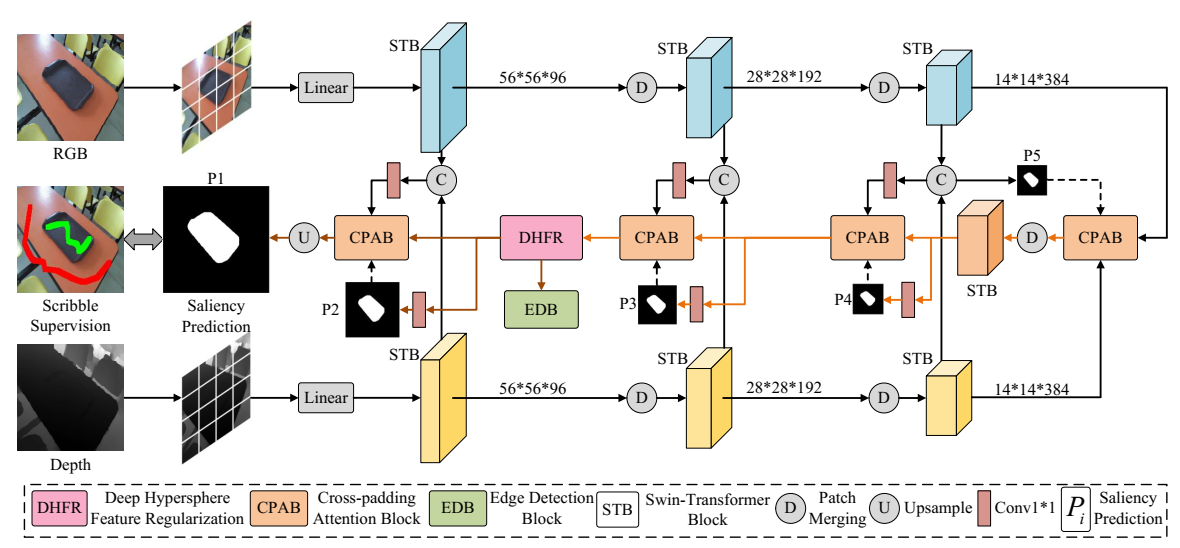
#> input picture asset/overview.png, 1180 x 548 px
$ python -i transforms.py   (imports and definitions only)
#> lines starting #> are read from the running program, lines starting #| are printed output that depends on the picture
#> further down, picture is the input picture: PIL image 1180x548 RGB; mean R, G, B 225.9, 222.6, 219
"""Utility functions to process images.
"""

import numpy as np
import cv2
from PIL import Image
from PIL import ImageEnhance
import random


# [276 lines left out: functions resize, random_resize, mirror, random_mirror, resize_with_interpolation, resize_to_scale and 5 more, not called in this run]

def colorEnhance(image):
  bright_intensity=random.randint(5,15)/10.0
  image=ImageEnhance.Brightness(image).enhance(bright_intensity)
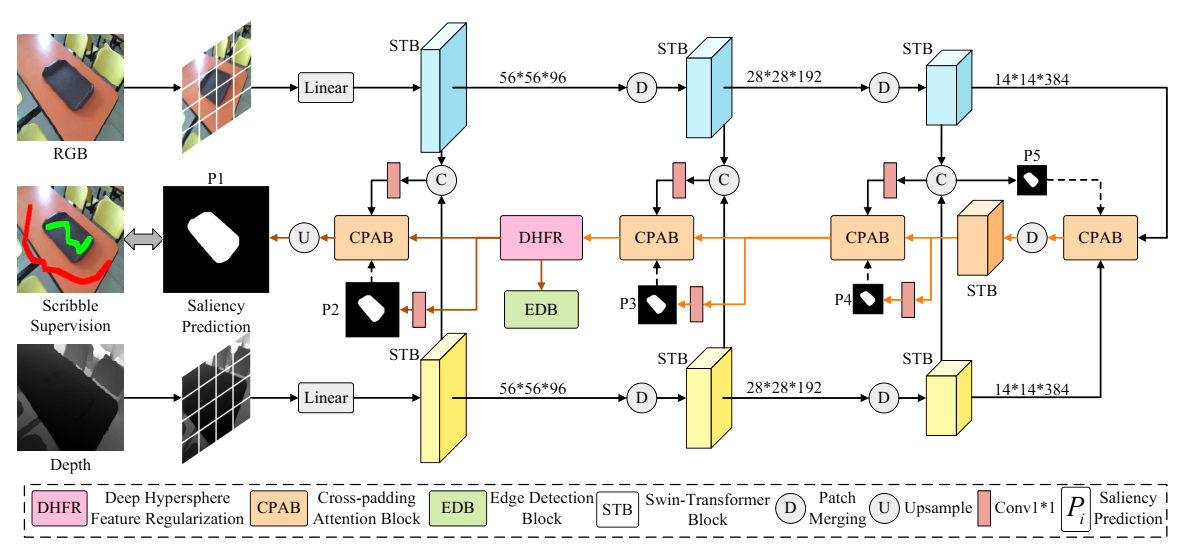
#> image: PIL image 1180x548 RGB; mean R, G, B 228.5, 225.8, 221.8
  contrast_intensity=random.randint(5,15)/10.0
  image=ImageEnhance.Contrast(image).enhance(contrast_intensity)
  color_intensity=random.randint(0,20)/10.0
  image=ImageEnhance.Color(image).enhance(color_intensity)
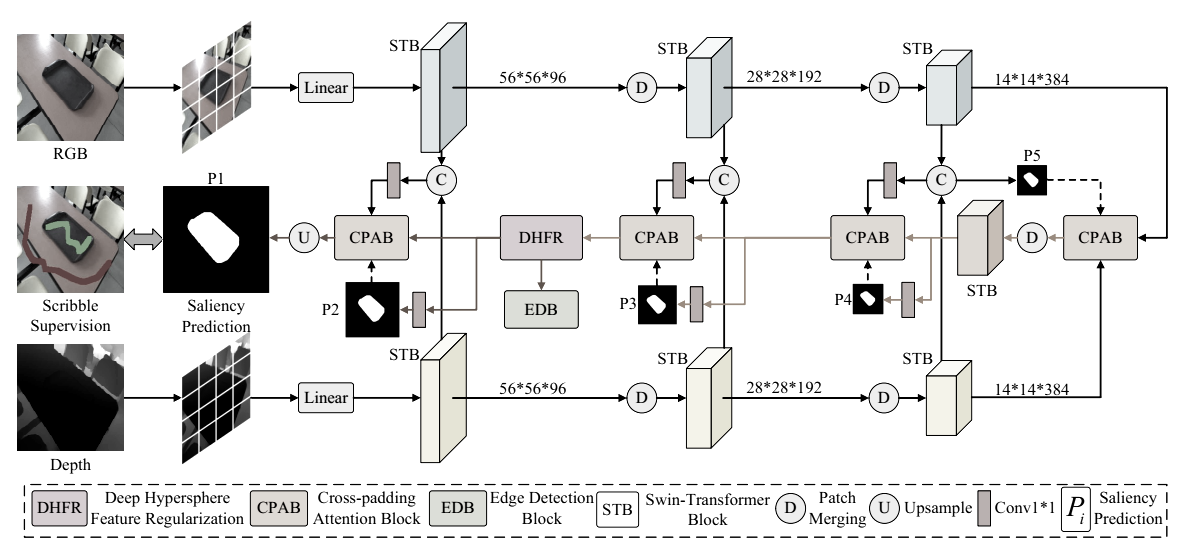
#> image: PIL image 1180x548 RGB; mean R, G, B 224.8, 224.6, 224.1
  sharp_intensity=random.randint(0,30)/10.0
  image=ImageEnhance.Sharpness(image).enhance(sharp_intensity)
  return image

# [22 lines left out: functions randomGaussian, randomPeper, not called in this run]

>>> from PIL import Image
>>> picture = Image.open('../../../asset/overview.png')
>>> result = colorEnhance(picture)
